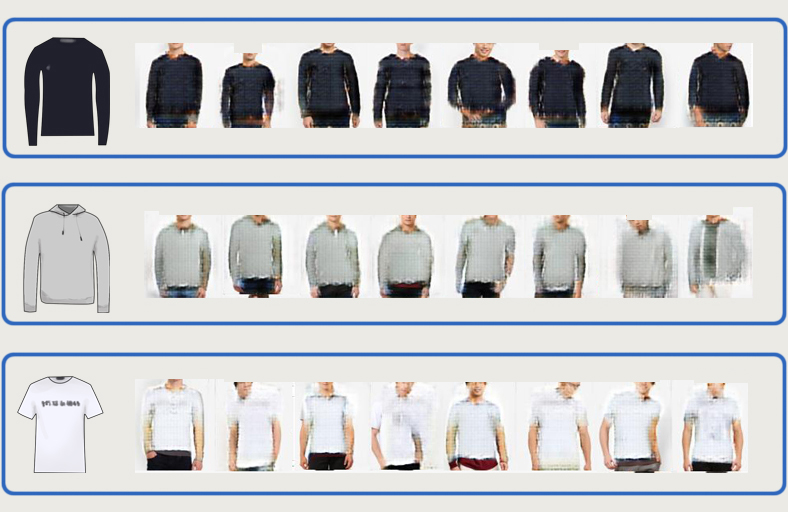
#> input picture others_cagan1.jpg, 788 x 512 px, given as the content of the folder ./imgs/1, which was not available
$ jupyter execute --allow-errors CAGAN_stackGANv2-256-covar-refiner-mixup.ipynb   (shell and % lines are left out)   (text cells are left out)
#> lines starting #> are read from the running program, lines starting #| are printed output that depends on the picture; pictures that were not available may be replaced by others from this repository, and a replacement may not be noted
[cell 1]
from keras.models import Sequential, Model
from keras.layers import *
from keras.applications import *
from keras.layers.advanced_activations import LeakyReLU
from keras.activations import relu
from keras.initializers import RandomNormal
from keras.optimizers import RMSprop, SGD, Adam
import keras.backend as K
import tensorflow as tf
from tensorflow.contrib.distributions import Beta
from random import shuffle
from instance_normalization import InstanceNormalization
import time
from IPython.display import clear_output
import matplotlib.pyplot as plt

[cell 2]
K.set_learning_phase(1)
#> (this line was passed over: keras is not available in this run)

[cell 3]
channel_axis=-1
channel_first = False

#nc_in = 9 # number of input channel
#nc_out = 4 # number of output channel

# ========== Model config ==========
ngf = 64
ndf = 64
use_lsgan = False
λ = 10 if use_lsgan else 100
nc_G_inp = 9
nc_G_out = 4
nc_D_inp = 6
nc_D_out = 1
gamma_i = 0.1
use_instancenorm = True # False: batchnorm
use_mixup = True
linear_upsampling = False

#========== Training config ==========
mixup_alpha = 0.1
imageSize = 256
batchSize = 8
lrD = 2e-4
lrG = 2e-4

[cell 4]
# Weights initializations
# bias are initailized as 0
# [5 lines left out: function __conv_init, not called in this run]
#> (the rest of this cell did not finish here and is left out)

[cell 5]
# Source: https://github.com/titu1994/Super-Resolution-using-Generative-Adversarial-Networks/blob/master/models.py
# [19 lines left out: function upscale_block, not called in this run]

[cell 6]
def conv2d(f, *a, **k):
    return Conv2D(f, kernel_initializer = conv_init, *a, **k)

def batchnorm():
    return BatchNormalization(momentum=0.9, axis=channel_axis, epsilon=1.01e-5,
                                   gamma_initializer = gamma_init)

def instance_norm():
    return InstanceNormalization(axis=channel_axis, epsilon=1.01e-5,
                                   gamma_initializer = gamma_init)

# Basic discriminator
def BASIC_D(nc_in, ndf, max_layers=3, use_sigmoid=True):
    """DCGAN_D(nc, ndf, max_layers=3)
       nc: channels
       ndf: filters of the first layer
       max_layers: max hidden layers
    """
    if channel_first:
        input_a =  Input(shape=(nc_in, None, None))
    else:
        input_a = Input(shape=(None, None, nc_in))
    _ = input_a
    _ = GaussianNoise(0.05)(_) # ====================
    _ = conv2d(ndf, kernel_size=4, strides=2, padding="same", name = 'First') (_)
    _ = LeakyReLU(alpha=0.2)(_)

    for layer in range(1, max_layers):
        out_feat = ndf * min(2**layer, 8)
        _ = conv2d(out_feat, kernel_size=4, strides=2, padding="same",
                   use_bias=False, name = 'pyramid.{0}'.format(layer)
                        ) (_)
        _ = batchnorm()(_, training=1)
        _ = LeakyReLU(alpha=0.2)(_)

    out_feat = ndf*min(2**max_layers, 8)
    _ = ZeroPadding2D(1)(_)
    _ = conv2d(out_feat, kernel_size=4,  use_bias=False, name = 'pyramid_last') (_)
    _ = batchnorm()(_, training=1)
    _ = LeakyReLU(alpha=0.2)(_)

    # final layer
    _ = ZeroPadding2D(1)(_)
    _ = conv2d(1, kernel_size=4, name = 'final'.format(out_feat, 1),
               activation = "sigmoid" if use_sigmoid else None) (_)
    return Model(inputs=[input_a], outputs=_)


"""
Unet or Resnet, which one is better for pix2pix model?
https://github.com/junyanz/pytorch-CycleGAN-and-pix2pix/issues/117
Reply from the author:
    UNet gives slightly better results than Resnet in some of the pix2pix applications.
    We haven't varied the depth of the UNet model, but it might be worth trying.
"""

def UNET_G_dilated256(isize, nc_in=3, nc_out=3, ngf=64, fixed_input_size=True, use_batchnorm=True):

    # res_block from cycleGAN-keras (PiscesDream)
    # [43 lines left out: functions res_block, refiner_network, se_block, not called in this run]


    s = isize if fixed_input_size else None
    _ = inputs = Input(shape=(s, int(s*.75), nc_in))
    x_i = Lambda(lambda x: x[:, :, :, 0:3], name='x_i')(inputs)
    y_j = Lambda(lambda x: x[:, :, :, 6:], name='y_j')(inputs)
    xi_and_yj = concatenate([x_i, y_j], name = 'xi_yj')
    xi_yj_sz128 = AveragePooling2D(pool_size=2)(xi_and_yj) # Using MaxPooling2D increase artifact in output images
    xi_yj_sz64 = AveragePooling2D(pool_size=4)(xi_and_yj)

    layer1 = conv2d(64, kernel_size=(4,3), strides=2, use_bias=(not (use_batchnorm and s>2)),
                   padding="same", name = 'layer1') (_)
    layer1 = LeakyReLU(alpha=0.2)(layer1)
    layer1 = concatenate([layer1, xi_yj_sz128])
    layer2 = conv2d(128, kernel_size=(4,3), strides=2, use_bias=(not (use_batchnorm and s>2)),
                   padding="same", name = 'layer2') (layer1)
    if use_instancenorm:
        layer2 = instance_norm()(layer2, training=1)
    else:
        layer2 = batchnorm()(layer2, training=1)
    layer3 = LeakyReLU(alpha=0.2)(layer2)
    layer3 = concatenate([layer3, xi_yj_sz64])
    layer3 = conv2d(256, kernel_size=(4,3), strides=1, use_bias=(not (use_batchnorm and s>2)),
                   padding="same", name = 'layer3') (layer3)
    if use_instancenorm:
        layer3 = instance_norm()(layer3, training=1)
    else:
        layer3 = batchnorm()(layer3, training=1)
    layer4 = LeakyReLU(alpha=0.2)(layer3)
    layer4 = concatenate([layer4, xi_yj_sz64])
    layer4 = conv2d(256, kernel_size=(4,3), strides=1, use_bias=(not (use_batchnorm and s>2)), dilation_rate=(2, 2),
                   padding="same", name = 'layer4') (layer4)
    if use_instancenorm:
        layer4 = instance_norm()(layer4, training=1)
    else:
        layer4 = batchnorm()(layer4, training=1)
    layer4 = LeakyReLU(alpha=0.2)(layer4)
    layer4 = concatenate([layer4, xi_yj_sz64])

    layer5 = LeakyReLU(alpha=0.2)(layer4)
    layer5 = conv2d(256, kernel_size=(4,3), strides=1, use_bias=(not (use_batchnorm and s>2)), dilation_rate=(2, 2),
                   padding="same", name = 'layer5') (layer5)
    if use_instancenorm:
        layer5 = instance_norm()(layer5, training=1)
    else:
        layer5 = batchnorm()(layer5, training=1)
    layer5 = LeakyReLU(alpha=0.2)(layer5)
    layer5 = concatenate([layer5, xi_yj_sz64])

    layer8 = Conv2D(256, kernel_size=(4,3), strides=1, use_bias=not use_batchnorm, dilation_rate=(2, 2), padding="same",
                    kernel_initializer = conv_init, name = 'layer8')(layer5)
    if use_instancenorm:
        layer8 = instance_norm()(layer8, training=1)
    else:
        layer8 = batchnorm()(layer8, training=1)
    layer8 = Activation('relu')(layer8)
    layer8 = Concatenate(axis=channel_axis)([layer8, layer4])

    layer9 = Conv2D(256, kernel_size=(4,3), strides=1, use_bias=not use_batchnorm, dilation_rate=(2, 2), padding="same",
                            kernel_initializer = conv_init, name = 'layer9')(layer8)
    if use_instancenorm:
        layer9 = instance_norm()(layer9, training=1)
    else:
        layer9 = batchnorm()(layer9, training=1)
    layer9 = Concatenate(axis=channel_axis)([layer9, layer3])
    layer9 = Activation('relu')(layer9)
    layer9 = concatenate([layer9, xi_yj_sz64])
    layer10 = Conv2D(128, kernel_size=(4,3), strides=1, use_bias=not use_batchnorm, padding="same",
                            kernel_initializer = conv_init, name = 'layer10')(layer9)
    if use_instancenorm:
        layer10 = instance_norm()(layer10, training=1)
    else:
        layer10 = batchnorm()(layer10, training=1)
    layer10 = Concatenate(axis=channel_axis)([layer10, layer2])
    layer10 = Activation('relu')(layer10)

    # Output branch 0
    out64 = layer10
    out64 = conv2d(4, kernel_size=(4,3), strides=1, use_bias=(not (use_batchnorm and s>2)),
                   padding="same", name = 'out64') (out64)
    out64_alpha = Lambda(lambda x: x[:, :, :, 0:1], name='alpha64')(out64)
    out64_x_i_j = Lambda(lambda x: x[:, :, :, 1:], name='x_i_j64')(out64)
    out64_alpha = Activation("sigmoid", name='out64_alpha_sigmoid')(out64_alpha)
    out64_x_i_j = Activation("tanh", name='out64_x_i_j_tanh')(out64_x_i_j)
    out64 = concatenate([out64_alpha, out64_x_i_j], name = 'out64_concat')

    layer10 = concatenate([layer10, xi_yj_sz64])
    layer11 = refiner_network(layer10, 262, res_block_channel=64)
    layer11 = Activation('relu')(layer11)
    if linear_upsampling:
        layer11 = upscale_block(layer11, 64)
    else:
        layer11 = Conv2DTranspose(64, kernel_size=(4,3), strides=2, use_bias=not use_batchnorm,
                                kernel_initializer = conv_init, name = 'layer11')(layer11)
        layer11 = Cropping2D(((1,1),(1,0)))(layer11)

    if use_instancenorm:
        layer11 = instance_norm()(layer11, training=1)
    else:
        layer11 = batchnorm()(layer11, training=1)
    layer11 = Activation('relu')(layer11)

    # Output branch 1
    out128 = layer11
    out128 = conv2d(4, kernel_size=(4,3), strides=1, use_bias=(not (use_batchnorm and s>2)),
                   padding="same", name = 'out128') (out128)
    out128_alpha = Lambda(lambda x: x[:, :, :, 0:1], name='alpha128')(out128)
    out128_x_i_j = Lambda(lambda x: x[:, :, :, 1:], name='x_i_j128')(out128)
    out128_alpha = Activation("sigmoid", name='out128_alpha_sigmoid')(out128_alpha)
    out128_x_i_j = Activation("tanh", name='out128_x_i_j_tanh')(out128_x_i_j)
    out128 = concatenate([out128_alpha, out128_x_i_j], name = 'out128_concat')

    layer12 = concatenate([layer11, xi_yj_sz128])
    layer12 = refiner_network(layer12, 70)
    layer12 = Activation('relu')(layer12)
    if linear_upsampling:
        layer12 = upscale_block(layer12, 32)
    else:
        layer12 = Conv2DTranspose(32, kernel_size=(4,3), strides=2, use_bias=not use_batchnorm,
                                kernel_initializer = conv_init, name = 'layer12')(layer12)
        layer12 = Cropping2D(((1,1),(1,0)))(layer12)

    if use_instancenorm:
        layer12 = instance_norm()(layer12, training=1)
    else:
        layer12 = batchnorm()(layer12, training=1)

    # Output branch 2
    layer12 = conv2d(4, kernel_size=(8,6), strides=1, use_bias=(not (use_batchnorm and s>2)),
                   padding="same", name = 'out256') (layer12)
    alpha = Lambda(lambda x: x[:, :, :, 0:1], name='alpha')(layer12)
    x_i_j = Lambda(lambda x: x[:, :, :, 1:], name='x_i_j')(layer12)
    alpha = Activation("sigmoid", name='alpha_sigmoid')(alpha)
    x_i_j = Activation("tanh", name='x_i_j_tanh')(x_i_j)
    out = concatenate([alpha, x_i_j], name = 'out256_concat')

    return Model(inputs=inputs, outputs=[out64, out128, out])

#> (a cell that did not finish here is left out)

#> (a cell that did not finish here is left out)

netD1 = BASIC_D(nc_D_inp, ndf, use_sigmoid = not use_lsgan)
netD2 = BASIC_D(nc_D_inp, ndf, use_sigmoid = not use_lsgan)
netD2.summary()

[cell 9]
# [63 lines left out: functions get_alpha_xij, get_rec_input, cycle_variables, not called in this run]

[cell 10]
"""
Naming rules for variables:
    _0: tensors from output branch 0
    _1: tensors from output branch 1
    _2: tensors from output branch 2
"""

#> (the rest of this cell did not finish here and is left out)

[cell 11]
if use_lsgan:
    loss_fn = lambda output, target : K.mean(K.abs(K.square(output-target)))
else:
    loss_fn = lambda output, target : -K.mean(K.log(output+1e-12)*target+K.log(1-output+1e-12)*(1-target))

[cell 12]
# [68 lines left out: functions D_loss, resize_real, compute_covar, not called in this run]

#> (a cell that did not finish here is left out)

[cell 14]
isRGB = True
apply_da = True

[cell 15]
import cv2
from PIL import Image
import numpy as np
import glob
from random import randint, shuffle

def load_data(file_pattern):
    return glob.glob(file_pattern)

def crop_img(img, large_size, small_size):
    # only apply DA on human images
    img_width = small_size[0]
    img_height = small_size[1]
    diff_size = (large_size[0]-small_size[0], large_size[1]-small_size[1])

    x_range = [i for i in range(diff_size[0])]
    y_range = [j for j in range(diff_size[1])]
    x0 = np.random.choice(x_range)
    y0 = np.random.choice(y_range)

    img = np.array(img)

    img = img[y0: y0+img_height, x0: x0+img_width, :]

    return img

def read_image(fn, fixed_fn_y_j=None):
#> called with fn = '_only/others_cagan1.jpg', fixed_fn_y_j = '_only/others_cagan1.jpg'
    input_size = (int(imageSize*0.75)+30, imageSize+40)
    cropped_size = (int(imageSize*0.75), imageSize)

    if isRGB:
    # Load human picture
        im = Image.open(fn).convert('RGB')
#> im is the input picture: PIL image 788x512 RGB; mean R, G, B 199.2, 200.4, 202.3
        if apply_da is True:
            im = im.resize(input_size, Image.BILINEAR )
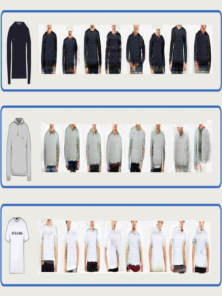
#> im: PIL image 222x296 RGB; mean R, G, B 199.2, 200.4, 202.3
        else:
            im = im.resize(cropped_size, Image.BILINEAR )
    else:
        im = cv2.imread(fn)
        im = cv2.cvtColor(im, cv2.COLOR_BGR2LAB)
        if apply_da is True:
            im = cv2.resize(im, input_size, interpolation=cv2.INTER_CUBIC)
        else:
            im = cv2.resize(im, cropped_size, interpolation=cv2.INTER_CUBIC)
    if apply_da is True:
        im = crop_img(im, input_size, cropped_size)
#> in crop_img, `img = img[y0: y0+img_height, x0: x0+img_width, :]`:
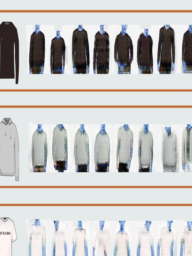
#> img: shape (256, 192, 3); mean of channels 0, 1, 2 196.8, 197.8, 199.2; drawn as B, G, R
    arr = np.array(im)/255*2-1
    img_x_i = arr
    if channel_first:
        img_x_i = np.moveaxis(img_x_i, 2, 0)

    # Load article picture y_i
    fn_y_i = fn[:-5] + "5.jpg"
    fn_y_i = fn_y_i[:fn_y_i.rfind("/")-1] + "5/" + fn_y_i.split("/")[-1]
    if isRGB:
        im = Image.open(fn_y_i).convert('RGB')
        im = im.resize(cropped_size, Image.BILINEAR )
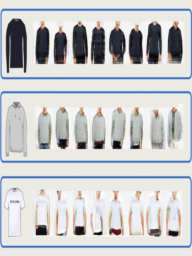
#> im: PIL image 192x256 RGB; mean R, G, B 199.2, 200.4, 202.3
    else:
        im = cv2.imread(fn_y_i)
        im = cv2.cvtColor(im, cv2.COLOR_BGR2LAB)
        im = cv2.resize(im, cropped_size, interpolation=cv2.INTER_CUBIC)
    arr = np.array(im)/255*2-1
    img_y_i = arr
    if channel_first:
        img_y_i = np.moveaxis(img_y_i, 2, 0)

    # Load article picture y_j randomly
    if fixed_fn_y_j is None:
        fn_y_j = np.random.choice(filenames_5)
    else:
        fn_y_j = fixed_fn_y_j
    while (fn_y_j == fn_y_i):
        fn_y_j = np.random.choice(filenames_5)
    if isRGB:
        im = Image.open(fn_y_j).convert('RGB')
        im = im.resize(cropped_size, Image.BILINEAR )
    else:
        im = cv2.imread(fn_y_j)
        im = cv2.cvtColor(im, cv2.COLOR_BGR2LAB)
        im = cv2.resize(im, cropped_size, interpolation=cv2.INTER_CUBIC)
    arr = np.array(im)/255*2-1
    img_y_j = arr
    if randint(0,1):
        img_y_j=img_y_j[:,::-1]
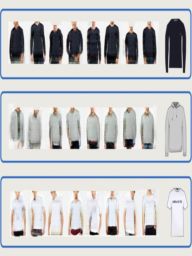
#> img_y_j: shape (256, 192, 3) float64; mean R, G, B 0.562, 0.572, 0.587; drawn with min black and max white
    if channel_first:
        img_y_j = np.moveaxis(img_y_j, 2, 0)

    if randint(0,1): # prevent disalign of the graphic on t-shirts and human when fplipping
        img_x_i=img_x_i[:,::-1]
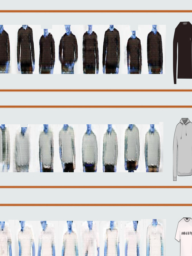
#> img_x_i: shape (256, 192, 3) float64; mean of channels 0, 1, 2 0.543, 0.551, 0.562; drawn with min black and max white
        img_y_i=img_y_i[:,::-1]

    img = np.concatenate([img_x_i, img_y_i, img_y_j], axis=-1)
    assert img.shape[-1] == 9

    return img
